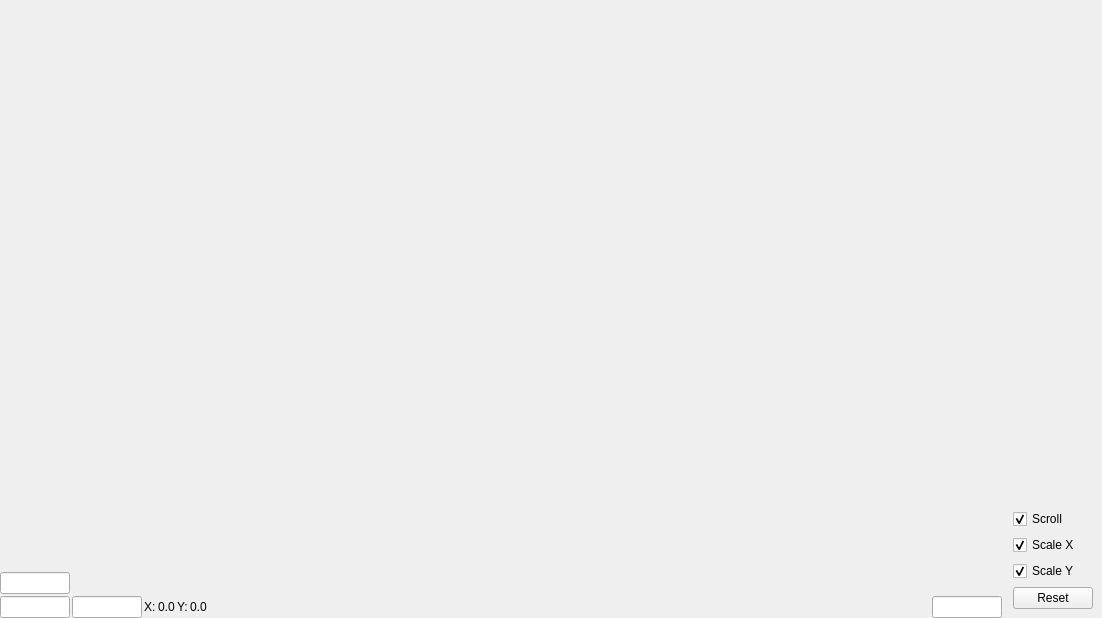
<?xml version="1.0" encoding="UTF-8"?>
<ui version="4.0">
 <class>timeChart</class>
 <widget class="QWidget" name="timeChart">
  <property name="geometry">
   <rect>
    <x>0</x>
    <y>0</y>
    <width>1102</width>
    <height>618</height>
   </rect>
  </property>
  <property name="windowTitle">
   <string>Form</string>
  </property>
  <layout class="QHBoxLayout" name="horizontalLayout" stretch="0,0">
   <property name="spacing">
    <number>2</number>
   </property>
   <property name="leftMargin">
    <number>0</number>
   </property>
   <property name="topMargin">
    <number>0</number>
   </property>
   <property name="rightMargin">
    <number>0</number>
   </property>
   <property name="bottomMargin">
    <number>0</number>
   </property>
   <item>
    <layout class="QVBoxLayout" name="verticalLayout_3">
     <item>
      <widget class="QWidget" name="chart" native="true">
       <property name="sizePolicy">
        <sizepolicy hsizetype="Expanding" vsizetype="Expanding">
         <horstretch>0</horstretch>
         <verstretch>0</verstretch>
        </sizepolicy>
       </property>
      </widget>
     </item>
     <item>
      <layout class="QHBoxLayout" name="horizontalLayout_2">
       <property name="bottomMargin">
        <number>0</number>
       </property>
       <item>
        <widget class="QLineEdit" name="maxYEdit">
         <property name="sizePolicy">
          <sizepolicy hsizetype="Fixed" vsizetype="Fixed">
           <horstretch>0</horstretch>
           <verstretch>0</verstretch>
          </sizepolicy>
         </property>
         <property name="maximumSize">
          <size>
           <width>70</width>
           <height>16777215</height>
          </size>
         </property>
         <property name="text">
          <string/>
         </property>
        </widget>
       </item>
       <item>
        <spacer name="horizontalSpacer_2">
         <property name="orientation">
          <enum>Qt::Horizontal</enum>
         </property>
         <property name="sizeHint" stdset="0">
          <size>
           <width>40</width>
           <height>20</height>
          </size>
         </property>
        </spacer>
       </item>
      </layout>
     </item>
     <item>
      <layout class="QHBoxLayout" name="horizontalLayout_3">
       <item>
        <widget class="QLineEdit" name="minYEdit">
         <property name="sizePolicy">
          <sizepolicy hsizetype="Fixed" vsizetype="Fixed">
           <horstretch>0</horstretch>
           <verstretch>0</verstretch>
          </sizepolicy>
         </property>
         <property name="maximumSize">
          <size>
           <width>70</width>
           <height>16777215</height>
          </size>
         </property>
        </widget>
       </item>
       <item>
        <widget class="QLineEdit" name="minXEdit">
         <property name="sizePolicy">
          <sizepolicy hsizetype="Fixed" vsizetype="Fixed">
           <horstretch>0</horstretch>
           <verstretch>0</verstretch>
          </sizepolicy>
         </property>
         <property name="maximumSize">
          <size>
           <width>70</width>
           <height>16777215</height>
          </size>
         </property>
        </widget>
       </item>
       <item>
        <widget class="QLabel" name="label">
         <property name="text">
          <string>X:</string>
         </property>
        </widget>
       </item>
       <item>
        <widget class="QLabel" name="xLabel">
         <property name="text">
          <string>0.0</string>
         </property>
        </widget>
       </item>
       <item>
        <widget class="QLabel" name="label_3">
         <property name="text">
          <string>Y:</string>
         </property>
        </widget>
       </item>
       <item>
        <widget class="QLabel" name="yLabel">
         <property name="text">
          <string>0.0</string>
         </property>
        </widget>
       </item>
       <item>
        <spacer name="horizontalSpacer">
         <property name="orientation">
          <enum>Qt::Horizontal</enum>
         </property>
         <property name="sizeHint" stdset="0">
          <size>
           <width>40</width>
           <height>20</height>
          </size>
         </property>
        </spacer>
       </item>
       <item>
        <widget class="QLineEdit" name="maxXEdit">
         <property name="sizePolicy">
          <sizepolicy hsizetype="Fixed" vsizetype="Fixed">
           <horstretch>0</horstretch>
           <verstretch>0</verstretch>
          </sizepolicy>
         </property>
         <property name="maximumSize">
          <size>
           <width>70</width>
           <height>16777215</height>
          </size>
         </property>
        </widget>
       </item>
      </layout>
     </item>
    </layout>
   </item>
   <item>
    <widget class="QWidget" name="widget" native="true">
     <layout class="QVBoxLayout" name="verticalLayout_2">
      <item>
       <layout class="QVBoxLayout" name="rightVLayout">
        <item>
         <layout class="QVBoxLayout" name="checkboxLayout"/>
        </item>
        <item>
         <spacer name="verticalSpacer">
          <property name="orientation">
           <enum>Qt::Vertical</enum>
          </property>
          <property name="sizeHint" stdset="0">
           <size>
            <width>20</width>
            <height>40</height>
           </size>
          </property>
         </spacer>
        </item>
        <item>
         <widget class="QCheckBox" name="scrollCheckbox">
          <property name="text">
           <string>Scroll</string>
          </property>
          <property name="checked">
           <bool>true</bool>
          </property>
         </widget>
        </item>
        <item>
         <widget class="QCheckBox" name="scaleXCheckbox">
          <property name="text">
           <string>Scale X</string>
          </property>
          <property name="checked">
           <bool>true</bool>
          </property>
         </widget>
        </item>
        <item>
         <widget class="QCheckBox" name="scaleYCheckbox">
          <property name="text">
           <string>Scale Y</string>
          </property>
          <property name="checked">
           <bool>true</bool>
          </property>
         </widget>
        </item>
        <item>
         <widget class="QPushButton" name="resetButton">
          <property name="text">
           <string>Reset</string>
          </property>
         </widget>
        </item>
       </layout>
      </item>
     </layout>
    </widget>
   </item>
  </layout>
 </widget>
 <resources/>
 <connections/>
</ui>
